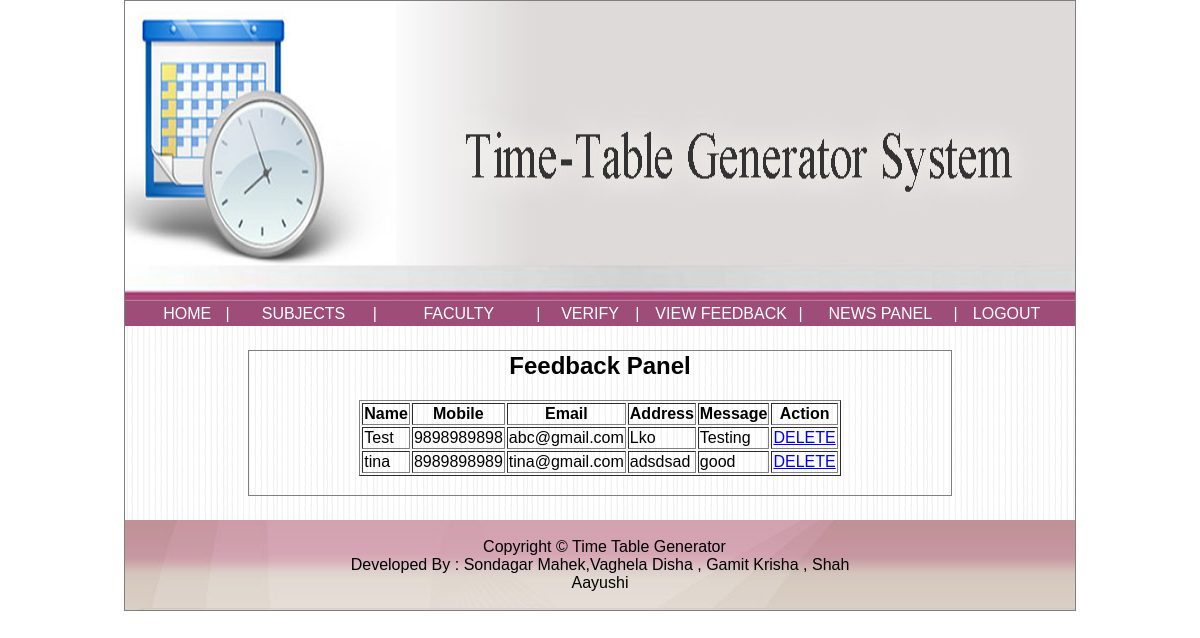
Before: /admin/viewFeedback.php (signed in) with the older database file.
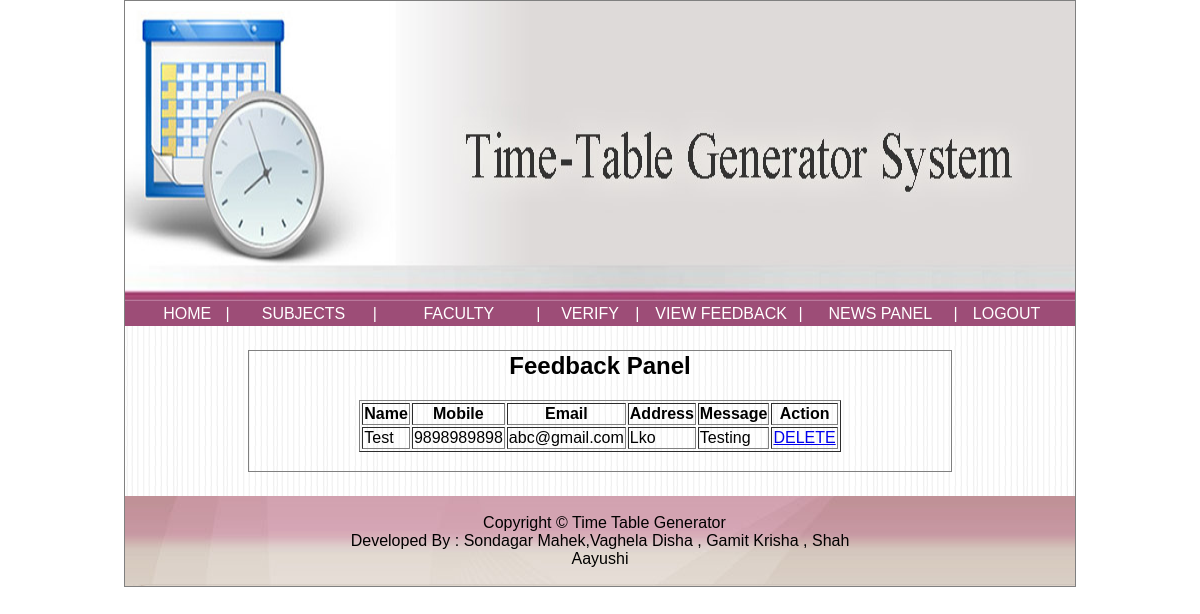
After: the same page with the newer database file.
### tables this page shows
CREATE TABLE `feedback` (
  `name` varchar(30) DEFAULT NULL,
  `mobile` decimal(10,0) DEFAULT NULL,
  `email` varchar(30) DEFAULT NULL,
  `address` varchar(100) DEFAULT NULL,
  `msg` varchar(100) DEFAULT NULL
);

### admin/viewFeedback.php (the view, shortened to what this page needs)
        <div style="width:950px;background-image:url('../images/bg.png');">
	<table>
	<tr>
	<td style="width:125px;">&nbsp;</td>
	<td style="width:700px;">&nbsp;</td>
	<td style="width:125px;">&nbsp;</td>
	</tr>
	<tr>
	<td style="width:125px;">&nbsp;</td>
	<td style="width:700px;border:1px solid gray;">
	<div id="my" style="width:700px;">
		<center><h2> Feedback Panel </h2>
	<?php
	include("../config.php");
	$q = "select * from feedback";
	$r = mysqli_query($con,$q);
	$c = mysqli_num_rows($r);
	if($c>0)
	{
		echo "<table border='1'>";
		echo "<tr>";
		echo "<th> Name </th><th> Mobile </th><th> Email </th><th> Address </th><th> Message </th><th> Action </th>";
		echo "</tr>";
		while($row = mysqli_fetch_array($r))
		{
			echo "<tr>";
			echo "<td>".$row['name']."</td>";
			echo "<td>".$row['mobile']."</td>";
			echo "<td>".$row['email']."</td>";
			echo "<td>".$row['address']."</td>";
			echo "<td>".$row['msg']."</td>";
			echo "<td> <a href='delFeedback.php?id=".$row['email']."'> DELETE </a> </td>";
			echo "</tr>";
		}
		echo "</table>";
	}
	else
	{
		echo "No Data to Display";
	}
	?>
	</center>
	<br>
	</div>
	</td>
	<td style="width:125px;">&nbsp;</td>
</tr>
<tr>
	<td style="width:125px;">&nbsp;</td>
	<td style="width:700px;">&nbsp;</td>
	<td style="width:125px;">&nbsp;</td>
</tr>
</table>
        </div>

Changed rows visible on the page:
removed feedback: name "tina", mobile "8989898989", email "tina@gmail.com", address "adsdsad", msg "good"
